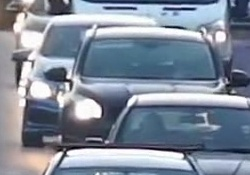
#> input picture violation_snaps/1783165098_01_17_reckless.jpg, 250 x 175 px
$ python -i scene_change.py   (imports and definitions only)
#> lines starting #> are read from the running program, lines starting #| are printed output that depends on the picture
#> further down, picture is the input picture: shape (175, 250, 3); mean B, G, R 153.6, 138.6, 128.4
"""Scene change detection — auto-recalibration trigger.

Production homography problem: calibration is captured once during
site survey. If the camera mount shifts (wind, vibration, accidental
contact during maintenance) or the scene changes significantly
(construction, road resurfacing, new signal head obscuring the view)
the calibrated homography becomes silently wrong. Speed estimates
get systematically biased without anyone knowing.

This detector compares each frame against a baseline reference
captured at chamber startup. When the cumulative drift exceeds a
threshold for N consecutive frames, the detector:

1. Sets a flag on the chamber state
2. Emits a Prometheus counter
3. Warns the operator via the console
4. Logs the suspected scene change for ops review

Detection signals (combined via consensus):

- **Edge structural similarity** — fixed scene features (road lane
  markings, signal pole shadows, building edges) should remain
  invariant. A persistent change in edge structure means the camera
  view itself has shifted.
- **Color histogram drift** — gross illumination changes (overcast→
  sunny) are normalised out; permanent shifts (different sky angle
  due to camera tilt) trigger.
- **Reference-point invariance** — if a homography file has reference
  points, we cross-check that those pixel locations still look the
  same. Sharpest signal when available.

False-positive guards:
- Need 60+ consecutive frames of detected change before alerting
  (filters out vehicles, pedestrians, momentary occlusions)
- Lighting changes (day/night, weather) shouldn't fire — we normalise
  by overall brightness before comparison

This does NOT auto-recalibrate (re-running homography requires a
human in the loop to confirm the 4 reference points). It just FLAGS
the calibration as suspect so ops can investigate.
"""

from __future__ import annotations

import logging
import threading
import time
from dataclasses import dataclass

import numpy as np

try:
    import cv2 as _cv2
except ImportError:
    _cv2 = None  # detector becomes a no-op without OpenCV

log = logging.getLogger("atms.video.scene_change")


@dataclass
class SceneChangeStatus:
    """Snapshot of the detector's current verdict. Surfaced to the
    operator console + Prometheus.
    """

    has_baseline: bool = False
    consecutive_change_frames: int = 0
    threshold_frames: int = 60
    threshold_diff: float = 0.25
    latest_diff: float = 0.0
    alert_active: bool = False
    last_alert_at: float = 0.0  # monotonic seconds


class SceneChangeDetector:
    """Maintains a reference frame appearance, compares each new frame,
    triggers an alert when divergence persists.

    Lightweight: a single grayscale resize + histogram + edge density
    per check. <2ms per frame at 320×240 downsampled resolution. Runs
    once per second by default (not every frame) to bound cost.
    """

    def __init__(
        self,
        check_interval_seconds: float = 1.0,
        threshold_diff: float = 0.25,
        threshold_frames: int = 60,
        downsample_size: tuple[int, int] = (320, 240),
    ):
        self._check_interval = check_interval_seconds
        self._threshold_diff = threshold_diff
        self._threshold_frames = threshold_frames
        self._downsample_size = downsample_size

        self._lock = threading.Lock()
        self._baseline_signature: np.ndarray | None = None
        self._consecutive_change = 0
        self._latest_diff = 0.0
        self._alert_active = False
        self._last_alert_at = 0.0
        self._last_check_at = 0.0

    def consider_frame(self, frame: np.ndarray) -> SceneChangeStatus:
        """Maybe-process this frame. Only does work every
        `check_interval_seconds`; returns the current status either way.
        """
        now = time.monotonic()
        if now - self._last_check_at < self._check_interval:
            return self.status()
        self._last_check_at = now

        if _cv2 is None:
            return self.status()

        # Downsample + grayscale + normalise brightness
        small = _cv2.resize(frame, self._downsample_size)
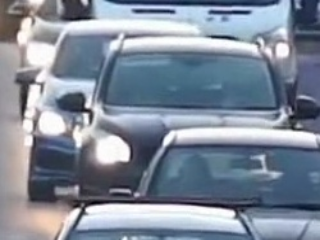
#> small: shape (240, 320, 3); mean B, G, R 153.5, 138.5, 128.3
        gray = _cv2.cvtColor(small, _cv2.COLOR_BGR2GRAY)
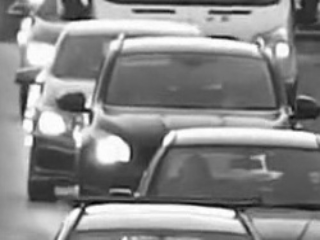
#> gray: shape (240, 320); min 4, max 255, mean 137.2
        # Brightness normalisation removes day-night illumination bias
        gray = _cv2.equalizeHist(gray)
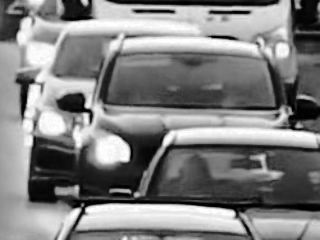
#> gray: shape (240, 320); min 0, max 255, mean 128.2
        edges = _cv2.Canny(gray, 60, 180)
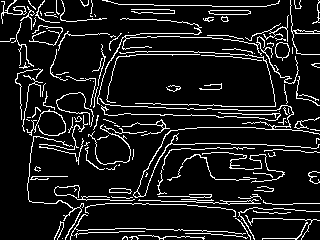
#> edges: shape (240, 320); 10.8% white in thin lines or dots
        # Signature = compact descriptor: histogram + edge density
        hist = _cv2.calcHist([gray], [0], None, [16], [0, 256]).flatten()
#> hist = [4468, 4717, 4998, 4469, 4527, 5336, 5051, 4686, 4760, 4980, 4741, 4787, 4831, 4848, 4877, 4724]
        hist = hist / max(hist.sum(), 1.0)
#> hist = [0.0582, 0.0614, 0.0651, 0.0582, 0.0589, 0.0695, 0.0658, 0.061, 0.062, 0.0648, 0.0617, 0.0623, 0.0629, 0.0631, 0.0635, 0.0615]
        edge_density = float(edges.sum()) / max(edges.size, 1)
#> edge_density = 27.58
        signature = np.concatenate([hist, [edge_density]])
#> signature = 17 values, max 27.58 at index 16, min 0.0582 at index 0, mean 1.68

        with self._lock:
            if self._baseline_signature is None:
                self._baseline_signature = signature
#> self._baseline_signature has the same summary as signature
                log.info(
                    "scene-change baseline captured (%d-dim signature)",
                    len(signature),
                )
                return self.status()

            # Cosine-distance-ish in [0, 1]
            base = self._baseline_signature
            num = float(np.dot(signature, base))
            denom = float(np.linalg.norm(signature) * np.linalg.norm(base)) + 1e-9
            sim = num / denom
            diff = 1.0 - sim  # 0 = identical; 1 = orthogonal
            self._latest_diff = diff

            if diff > self._threshold_diff:
                self._consecutive_change += 1
            else:
                # Decay: small drops don't completely reset (avoid flapping)
                self._consecutive_change = max(
                    0, self._consecutive_change - 2
                )

            if (
                self._consecutive_change >= self._threshold_frames
                and not self._alert_active
            ):
                self._alert_active = True
                self._last_alert_at = now
                log.warning(
                    "SCENE CHANGE detected — homography may be invalid. "
                    "consecutive_change=%d  diff=%.2f  threshold=%.2f. "
                    "Operator: re-run scripts/calibrate_camera_homography.py",
                    self._consecutive_change, diff, self._threshold_diff,
                )

            return self.status()

    def status(self) -> SceneChangeStatus:
#> (the run stopped early here; a loop or call above may not have finished)
